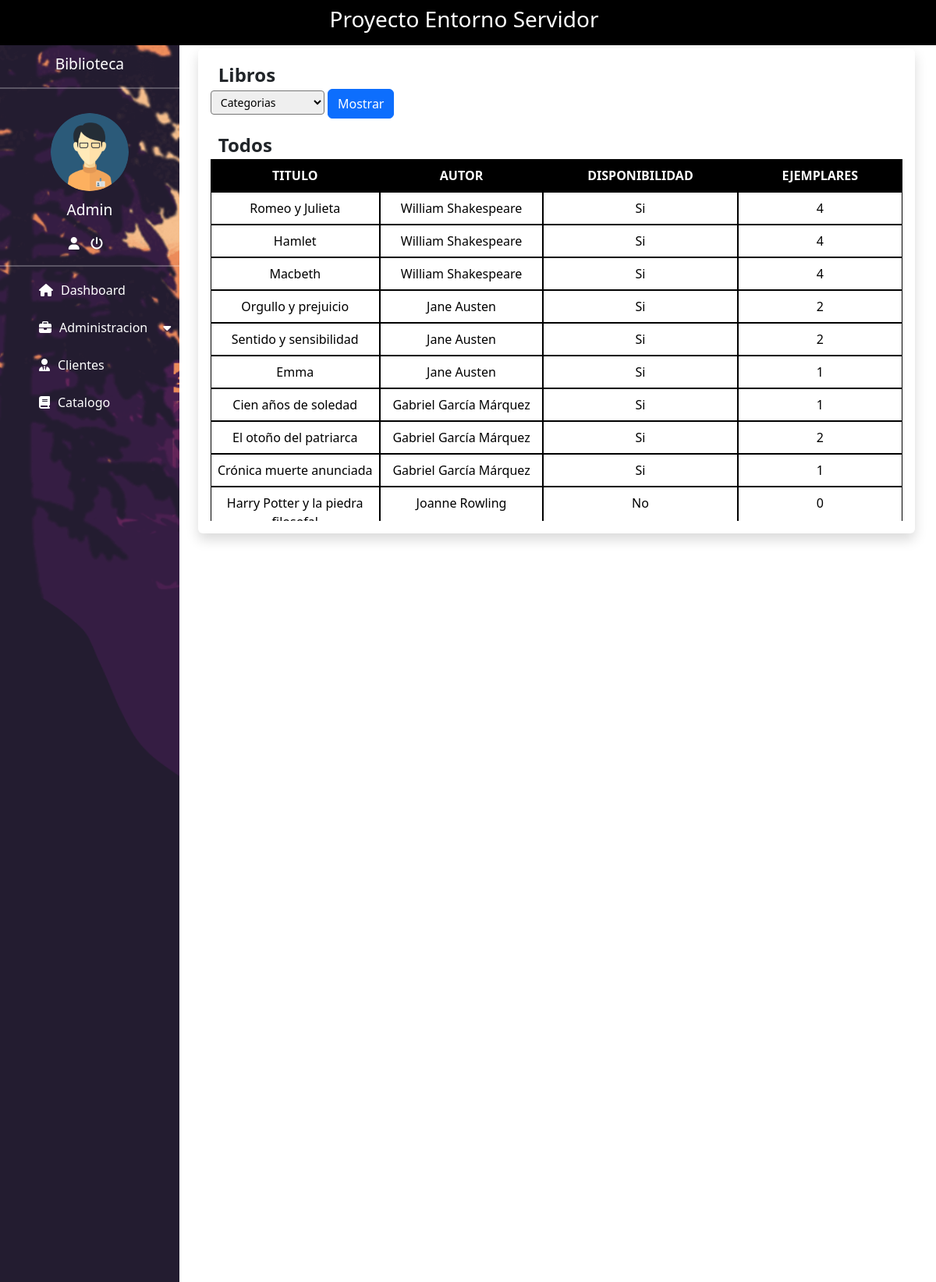
Page /?view=catalogo (signed in) on the committed database.
### tables this page shows
CREATE TABLE `administrador` (
  `Id_administrador` int(11) NOT NULL,
  `Usuario` varchar(15) NOT NULL,
  `Contraseña` varchar(255) NOT NULL
);

CREATE TABLE `libro` (
  `Id_libro` int(11) NOT NULL,
  `Id_categoria` int(11) NOT NULL,
  `Id_editorial` int(11) NOT NULL,
  `Id_autor` int(11) NOT NULL,
  `Titulo` varchar(100) NOT NULL,
  `Año_publicacion` date NOT NULL,
  `Disponibilidad` varchar(2) NOT NULL,
  `Ejemplares` int(11) NOT NULL,
  `Ejemplar_prestado` int(11) NOT NULL
);

CREATE TABLE `autor` (
  `Id_autor` int(11) NOT NULL,
  `Nombre` varchar(100) NOT NULL,
  `Apellido` varchar(100) NOT NULL,
  `Fecha_nacimiento` date NOT NULL
);

### controller/control.php (called while the page is built, shortened)
<?php
include_once "model/dashboard.php";
class control
{
    public function __construct()
    {
        $this->model = new dashboard();
    }
    public function catalogo()
    {
        include_once "view/catalogo.php";
    }
}
?>

### config/conexion.php (called while the page is built)
<?php
class conexion
{
    public static function conectar()
    {
        $connection = new PDO("mysql:host =127.0.0.1; dbname=biblioteca; port=3307", "root", "");
        $connection->setAttribute(PDO::ATTR_ERRMODE, PDO::ERRMODE_EXCEPTION);
        return $connection;
    }
}
?>

### model/dashboard.php (called while the page is built, shortened)
<?php
class dashboard
{
    public $conect;
    public function __construct()
    {
        try {
            $this->conect = conexion::conectar();
        } catch (PDOException $e) {
            die("Error " . $e->getMessage());
        }
    }
    public function nombreUsuario(){
        try {
            $query = "SELECT * FROM `administrador`";
            $stmt = $this->conect->prepare($query);
            $stmt->execute();
            return $stmt->fetchAll(PDO::FETCH_OBJ);
        } catch (PDOException $e) {
            die("Error: " . $e->getMessage());
        }
    }
    public function disponibilidad()
    {
            $query = "UPDATE `libro` SET `Disponibilidad`= 'Si' WHERE `Ejemplares` > 0";
            $this->conect->prepare($query)->execute();
            $query1 = "UPDATE `libro` SET `Disponibilidad`= 'No' WHERE  `Ejemplares` = 0";
            $this->conect->prepare($query1)->execute();
    }
    public function catalogo(){
        try {
                $query = "SELECT `categoria`.`Id_categoria`,`autor`.`Nombre`, `autor`.`Apellido`, `libro`.`Titulo`, `libro`.`Disponibilidad`, `libro`.`Ejemplares` FROM `libro` LEFT JOIN `categoria` ON `libro`.`Id_categoria` = `categoria`.`Id_categoria` LEFT JOIN `autor` ON `libro`.`Id_autor` = `autor`.`Id_autor` ";
            $stmt = $this->conect->prepare($query);
            $stmt->execute();
            return $stmt->fetchAll(PDO::FETCH_OBJ);
        } catch (PDOException $e) {
            die("Error: " . $e->getMessage());
        }
    }
}
?>

### view/catalogo.php (the view, shortened to what this page needs)
<!DOCTYPE html>
<html lang="en">
<head>
    <link href="https://cdn.jsdelivr.net/npm/bootstrap@5.3.2/dist/css/bootstrap.min.css" rel="stylesheet"
>
    <link rel="stylesheet" href="https://cdnjs.cloudflare.com/ajax/libs/font-awesome/6.4.2/css/all.min.css"
 />
    <link rel="stylesheet" href="resources/css/style.css">
    <link rel="stylesheet" href="resources/css/table.css">
</head>
<body>
    <nav class="navbar navbar-expand-xl navbar-dark bg-black">
        <div class="container-fluid justify-content-center">
            <h3 class="col-lg-6 col-md-12 col-sm-12 col-12 text-center color">Proyecto Entorno Servidor</h3>
        </div>
    </nav>
    <section>
        <div class="margen">
            <div class="row">
                <div class="col-4 linea-vertical">
                    <p class="size">Biblioteca</p>
                    <hr>
                    <img src="resources/img/ad.png" alt="" class="admin">
                    <?php foreach ($this->model->nombreUsuario() as $key): ?>
                        <p class="size">
                            <?php echo $key->Usuario; ?>
                        </p>
                    <?php endforeach; ?>
                    <a href="" title="Cuenta" class="color" data-bs-toggle="modal" data-bs-target="#Modal-cuenta"><i
                            class="fa-solid fa-user"></i></a>
                    <a href="" title="Cerrar Sesion" class="color" data-bs-toggle="modal"
                        data-bs-target="#exampleModal"><i class="fa-solid fa-power-off"></i></a>
                    <hr>
                    <nav>
                        <ul>
                            <li><a href="?view=index" class="spaces"><i class="fa-solid fa-house top"></i>Dashboard</a>
                            </li>
                            <li><a href="#" class="spaces"><i class="fa-solid fa-briefcase space"></i>Administracion<i
                                        class="fa-solid fa-caret-down space"></i></a>
                            </li>
                            <li><a href="?view=cliente" class="spaces"><i
                                        class="fa-solid fa-user-tie space"></i>Clientes</a>
                            </li>
                            <li><a href="?view=catalogo" class="spaces"><i
                                        class="fa-solid fa-book space"></i>Catalogo</a>
                            </li>
                        </ul>
                    </nav>
                </div>
                <div class="col-9 custom-card-body">
                    <div class="container mt-1">
                        <div class="row">
                            <div class="col m-auto">
                                <div class="card border-0 shadow">
                                    <div class="card-body">
                                        <b class="aling">Libros</b><br>
                                        <form action="?view=idLibroCategoria" method="post">
                                            <div class="form-floating mb-3">
                                                <select class="form-select-sm" name="categoria" required>
                                                    <option disabled selected>Categorias</option>
                                                </select>
                                                <button type="submit" class="btn btn-primary"
                                                    name="buscar">Mostrar</button>
                                            </div>
                                        </form>
                                        <div class="table-wrapper">
                                            <b class="aling">
                                                <?php if (isset($nombre)) {
                                                    echo $nombre;
                                                } else {
                                                    echo $nombre = "Todos";
                                                } ?>
                                            </b><br>
                                            <table class="table table-hover text-center">
                                                <thead>
                                                    <tr>
                                                        <th>TITULO</th>
                                                        <th>AUTOR</th>
                                                        <th>DISPONIBILIDAD</th>
                                                        <th>EJEMPLARES</th>
                                                    </tr>
                                                </thead>
                                                <?php
                                                if (isset($_SESSION['librosPorCategoria'])) {
                                                    $libros = $_SESSION['librosPorCategoria'];
                                                    foreach ($libros as $key): ?>
                                                        <tr>
                                                            <td>
                                                                <?php echo $key->Titulo; ?>
                                                            </td>
                                                            <td>
                                                                <?php echo $key->Nombre; ?>
                                                                <?php echo $key->Apellido; ?>
                                                            </td>
                                                            <td>
                                                                <?php echo $key->Disponibilidad; ?>
                                                            </td>
                                                            <td>
                                                                <?php echo $key->Ejemplares; ?>
                                                            </td>
                                                        </tr>
                                                    <?php endforeach;
                                                } else{?>
                                                <?php foreach ($this->model->catalogo() as $key): ?>
                                                    <tr>
                                                    <td>
                                                                <?php echo $key->Titulo; ?>
                                                            </td>
                                                            <td>
                                                                <?php echo $key->Nombre; ?>
                                                                <?php echo $key->Apellido; ?>
                                                            </td>
                                                            <td>
                                                                <?php echo $key->Disponibilidad; ?>
                                                            </td>
                                                            <td>
                                                                <?php echo $key->Ejemplares; ?>
                                                            </td>
                                                    </tr>
                                                <?php endforeach;} ?>
                                            </table>
                                        </div>
                                    </div>
                                </div>
                            </div>
                        </div>
                    </div>
                </div>
            </div>
        </div>
    </section>
</body>
</html>

### resources/css/style.css (style rules this page uses)
* { margin: 0; padding: 0; box-sizing: border-box; }
body { margin: 0; padding: 0; }
.linea-vertical { background-image: url("../img/sideBar.png"); text-align: center; min-height: calc(100vh - 57.6px); width: 20%; padding-right: 0; background-size: cover; }
hr { border-color: white; border-width: 2px; }
.size { color: white; margin-top: 10px; font-size: 1.2rem; }
.color { color: white; margin-right: 10px; }
.margen { margin-right: 15px; }
.admin { width: 100px; height: 100px; border-radius: 50%; object-fit: cover; margin-top: 15px; }
nav ul { margin: 0; padding: 0; list-style: none; line-height: 16px; }
nav ul a { box-sizing: border-box; color: white; display: block; width: 100%; padding: 6px 10px; text-decoration: none; text-align: left; }
.aling { text-align: center; }
.space, .spaces { margin-left: 20px; margin-right: 10px; margin-top: 10px; }
.top { margin-left: 20px; margin-right: 10px; }
.aling { margin-left: 10px; font-size: 1.5rem; }
.custom-card-body { width: 80%; }

### resources/css/table.css (style rules this page uses)
.table-wrapper { width: 100%; height: 500px; overflow: auto; }
.table-wrapper table thead tr th { background-color: black; color: white; }
.table-wrapper table { border-collapse: separate; border-spacing: 0; }
.table-wrapper table thead { position: -webkit-sticky; position: sticky; top: 0; left: 0; }
.table-wrapper table thead th, .table-wrapper table tbody td { width: 10%; border: 1px solid #000; text-align: center; }

### rows in the picture
administrador: Usuario "Admin"
libro: Titulo "Romeo y Julieta", Id_autor.Nombre "William", Id_autor.Apellido "Shakespeare", Disponibilidad "Si", Ejemplares "4"
libro: Titulo "Hamlet", Id_autor.Nombre "William", Id_autor.Apellido "Shakespeare", Disponibilidad "Si", Ejemplares "4"
libro: Titulo "Macbeth", Id_autor.Nombre "William", Id_autor.Apellido "Shakespeare", Disponibilidad "Si", Ejemplares "4"
libro: Titulo "Orgullo y prejuicio", Id_autor.Nombre "Jane", Id_autor.Apellido "Austen", Disponibilidad "Si", Ejemplares "2"
libro: Titulo "Sentido y sensibilidad", Id_autor.Nombre "Jane", Id_autor.Apellido "Austen", Disponibilidad "Si", Ejemplares "2"
libro: Titulo "Emma", Id_autor.Nombre "Jane", Id_autor.Apellido "Austen", Disponibilidad "Si", Ejemplares "1"
libro: Titulo "Cien años de soledad", Id_autor.Nombre "Gabriel", Id_autor.Apellido "García Márquez", Disponibilidad "Si", Ejemplares "1"
libro: Titulo "El otoño del patriarca", Id_autor.Nombre "Gabriel", Id_autor.Apellido "García Márquez", Disponibilidad "Si", Ejemplares "2"
libro: Titulo "Crónica muerte anunciada", Id_autor.Nombre "Gabriel", Id_autor.Apellido "García Márquez", Disponibilidad "Si", Ejemplares "1"
libro: Titulo "Harry Potter y la piedra…", Id_autor.Nombre "Joanne", Id_autor.Apellido "Rowling", Disponibilidad "No", Ejemplares "0"

### other values in the picture
$nombre = "Todos" "Todos"
